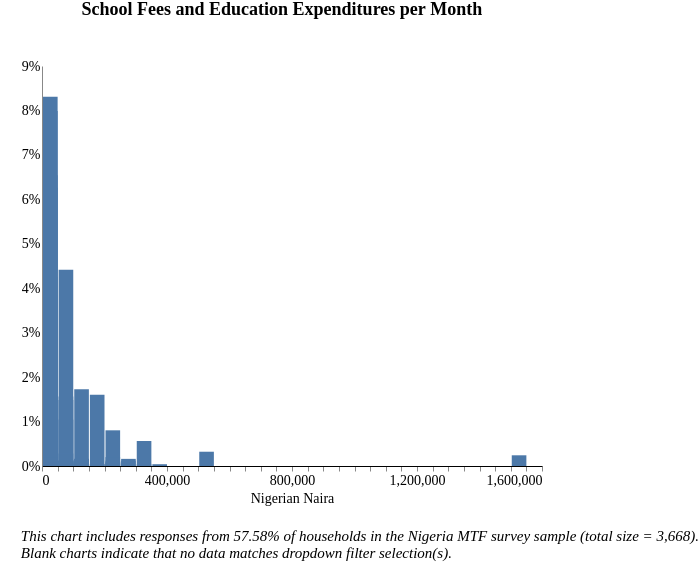

Vega-Lite specification stored for this chart:
### Vega-Lite specification from a JSON file in a GitHub repository (floating-point values rounded to 4 significant figures; data arrays with more than 128 entries replaced by an {"elided": "..."} marker saying what was removed)
{"width": 800, "height": 400, "config": {"title": {"fontSize": 18, "font": "Times New Roman", "anchor": "center", "fontColor": "#000000"}, "axisX": {"domain": true, "domainColor": "#000000", "grid": false, "labelFont": "Times New Roman", "labelFontSize": 14, "titleFont": "Times New Roman", "titleFontSize": 14, "titleFontWeight": "normal", "title": "X Axis Title (units)"}, "axisY": {"domain": true, "grid": false, "gridColor": "#DEDDDD", "gridWidth": 1, "labelFont": "Times New Roman", "labelFontSize": 14, "labelAngle": 0, "ticks": false, "titleFont": "Times New Roman", "titleFontSize": 14, "titleFontWeight": "normal", "titlePadding": 10, "title": "Y Axis Title (units)"}, "range": {"category": ["#2980B9", "#003366", "#FFAE19", "#D68910", "#E67E22", "#D35400", "#FF4500", "#FF6162", "#438B28", "#45B39D", "#99ADC1", "#212F3C"]}, "legend": {"labelFont": "Times New Roman", "labelFontSize": 14, "symbolType": "square", "symbolSize": 100, "titleFont": "Times New Roman", "titleFontSize": 14, "titleFontWeight": "normal", "title": "Legend", "orient": "right", "offset": 0}, "tooltip": {"font": "Open Sans"}, "view": {"stroke": "transparent", "text": {"font": "Times New Roman", "color": ["#2980B9", "#003366", "#FFAE19", "#D68910", "#E67E22", "#D35400", "#FF4500", "#FF6162", "#438B28", "#45B39D", "#99ADC1", "#212F3C"], "fontSize": 14, "align": "right", "fontWeight": 400, "size": 14}, "bar": {"size": 40, "binSpacing": 1, "continuousBandSize": 30, "discreteBandSize": 30, "fill": ["#2980B9", "#003366", "#FFAE19", "#D68910", "#E67E22", "#D35400", "#FF4500", "#FF6162", "#438B28", "#45B39D", "#99ADC1", "#212F3C"], "stroke": false}}}, "concat": [{"mark": "bar", "encoding": {"tooltip": [{"field": "l_expenditure_12months", "title": "Response (Binned)", "type": "nominal"}, {"aggregate": "sum", "field": "pct", "format": ".2%", "title": "Percentage", "type": "quantitative"}], "x": {"axis": {"title": "Nigerian Naira"}, "bin": {"extent": [0, 1600000], "step": 50000}, "field": "l_expenditure_12months", "scale": {"clamp": true, "domain": [0, 1600000]}, "type": "quantitative"}, "y": {"aggregate": "sum", "axis": {"format": "%"}, "field": "pct", "title": "", "type": "quantitative"}}, "height": 400, "selection": {"selector039": {"type": "single", "fields": ["stove"], "bind": {"input": "select", "options": [null, "3-Stone/Open Fire Stove", "Manufactured Stove Traditional", "Koresone Stove", "LPG/Natural Gas Stove", "Electric Stove"], "labels": ["All Stove Types", "3-Stone/Open Fire Stove", "Manufactured Stove Traditional", "Koresone Stove", "LPG/Natural Gas Stove", "Electric Stove"], "name": "Primary cookstove type  "}}, "selector038": {"type": "single", "fields": ["i19a"], "bind": {"input": "select", "options": [null, "Wood purchased", "Wood collected", "Charcoal", "Kerosene", "Crop Residue/Plant Biomass", "LPG/cooking gas", "Garbage", "Electric", "Piped Natural Gas", "Charcoal Briquettes", "Coal Briquette", "Biomass Briquette", "Coal/lignite", "Other, specify"], "labels": ["All Fuel Types", "Wood purchased", "Wood collected", "Charcoal", "Kerosene", "Crop Residue/Plant Biomass", "LPG/cooking gas", "Garbage", "Electric", "Piped Natural Gas", "Charcoal Briquettes", "Coal Briquette", "Biomass Briquette", "Coal/lignite", "Other"], "name": "Primary source of cooking fuel  "}}, "selector037": {"type": "single", "fields": ["c182"], "bind": {"input": "select", "options": [null, "Dry-cell battery", "National Grid Connection", "No electricity", "Electric generator", "Other, specify", "Solar Multi-Light Product", "Solar Home System", "Solar Lantern", "Local Mini Grid connection", "Rechargeable Battery"], "labels": ["All Responses", "Dry-cell battery", "National Grid Connection", "No electricity", "Electric generator", "Other", "Solar Multi-Light Product", "Solar Home System", "Solar Lantern", "Local Mini Grid Connection", "Rechargeable Battery"], "name": "Primary source of electricity  "}}, "selector033": {"type": "single", "fields": ["locality"], "bind": {"input": "select", "options": [null, 0, 1], "labels": ["National", "Urban", "Rural"], "name": "Locality Breakdown  "}}}, "title": {"text": ["School Fees and Education Expenditures per Month"], "color": "black", "subtitleColor": "black", "offset": 40}, "transform": [{"joinaggregate": [{"op": "count", "field": "*", "as": "total"}]}, {"calculate": "1 / datum.total", "as": "pct"}, {"bin": {"maxbins": 20}, "field": "m", "as": "mbin"}, {"filter": {"selection": "selector039"}}, {"filter": {"selection": "selector038"}}, {"filter": {"selection": "selector037"}}, {"filter": {"selection": "selector033"}}], "width": 500}], "data": {"name": "data-2bb1043919475e317d62e1c4b16044dc"}, "padding": {"left": 20, "right": 0, "bottom": 0, "top": 0}, "title": {"text": ["", "", "This chart includes responses from 57.58% of households in the Nigeria MTF survey sample (total size = 3,668).", "Blank charts indicate that no data matches dropdown filter selection(s).", ""], "anchor": "start", "baseline": "bottom", "font": "Times New Roman", "fontSize": 15, "fontStyle": "italic", "fontWeight": "normal", "orient": "bottom"}, "$schema": "https://vega.github.io/schema/vega-lite/v4.17.0.json", "datasets": {"data-2bb1043919475e317d62e1c4b16044dc": {"elided": "2491 records"}}}
